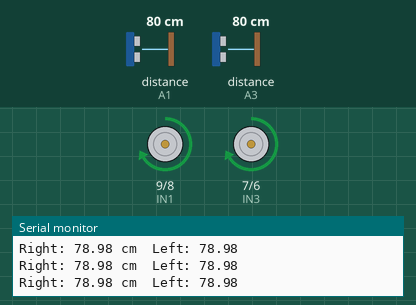
Recording of a sketch running on a simulated Arduino Uno, built with avr-gcc and run on an emulated ATmega328P. On the bench: motor-driver pin pairs drawn as motors (green arrow = first pin HIGH = forward, orange = second pin HIGH = backward, longer = more drive, scaled by the enable pin), the last lines printed to the serial monitor. Wiring (inferred from the names in the program): 2 × ultrasonic range finder: trigger A0, echo A1 / trigger A2, echo A3. The test bench sets the inputs (shaded band); at power-on: distance to the obstacle (sensors on A1, A3) 80 cm. The echo pulse lasts 58.3 µs per cm.

Above: at 1.2 s.
1.3 s: distance to the obstacle (sensor on A1) set to 7 cm
2.8 s: distance to the obstacle (sensor on A1) set to 4 cm
At 3.8 s:
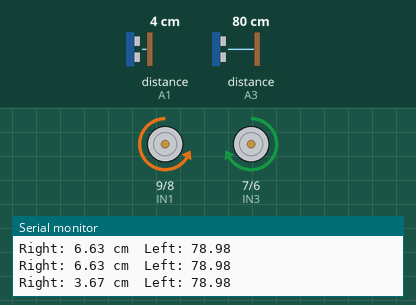
5.8 s: distance to the obstacle (sensor on A3) set to 7 cm
7.8 s: distance to the obstacle (sensor on A3) set to 4 cm
At 9.3 s:
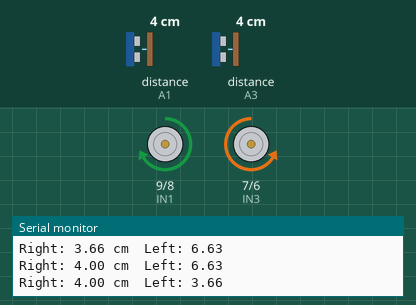
10.8 s: distance to the obstacle (sensor on A3) set to 9 cm
At 12.0 s:
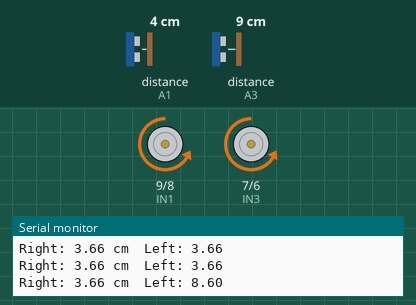
13.8 s: distance to the obstacle (sensor on A3) set to 2 cm
At 14.8 s:
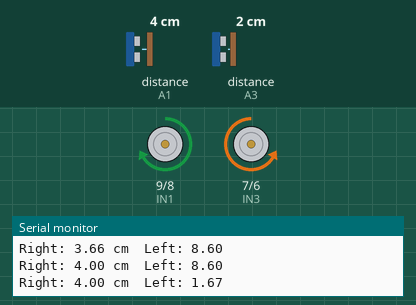
Timing chart, 0 to 17.8 s (numbered marks = the images above; inputs shaded):
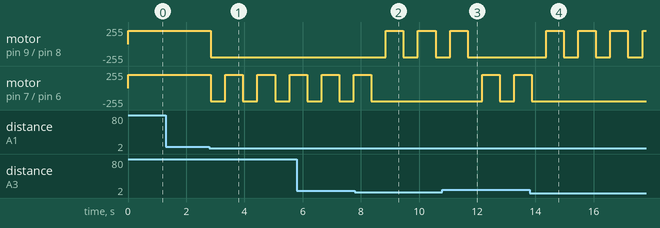

The sketch:

self_driving_arduino.ino
```cpp
int ENA = 10, IN1 = 9, IN2 = 8;
int ENB = 5, IN3 = 7, IN4 = 6;

int trigPin1 = A0, echoPin1 = A1; // 오른쪽
int trigPin2 = A2, echoPin2 = A3; // 왼쪽

int obstacleThreshold = 5;

void setup() {
  pinMode(ENA, OUTPUT); pinMode(IN1, OUTPUT); pinMode(IN2, OUTPUT);
  pinMode(ENB, OUTPUT); pinMode(IN3, OUTPUT); pinMode(IN4, OUTPUT);
  pinMode(trigPin1, OUTPUT); pinMode(echoPin1, INPUT);
  pinMode(trigPin2, OUTPUT); pinMode(echoPin2, INPUT);
  Serial.begin(9600);
}

void loop() {
  float right = getDistance(trigPin1, echoPin1);
  float left = getDistance(trigPin2, echoPin2);

  Serial.print("Right: "); Serial.print(right);
  Serial.print(" cm\tLeft: "); Serial.println(left);

  if (left < obstacleThreshold) {
    goBackward(); delay(500);
    turnRight();  delay(500);
  } else if (right < obstacleThreshold) {
    goBackward(); delay(500);
    turnLeft();   delay(500);
  } else {
    goForward();
  }

  delay(100); // 센서 재탐색 속도 조절
}

float getDistance(int trig, int echo) {
  digitalWrite(trig, LOW); delayMicroseconds(2);
  digitalWrite(trig, HIGH); delayMicroseconds(10);
  digitalWrite(trig, LOW);
  long duration = pulseIn(echo, HIGH, 30000);
  return duration * 0.034 / 2;
}

void goForward() {
  digitalWrite(IN1, HIGH); digitalWrite(IN2, LOW); analogWrite(ENA, 200);
  digitalWrite(IN3, HIGH); digitalWrite(IN4, LOW); analogWrite(ENB, 200);
}

void goBackward() {
  digitalWrite(IN1, LOW); digitalWrite(IN2, HIGH); analogWrite(ENA, 200);
  digitalWrite(IN3, LOW); digitalWrite(IN4, HIGH); analogWrite(ENB, 200);
}

void turnLeft() {
  digitalWrite(IN1, LOW); digitalWrite(IN2, HIGH); analogWrite(ENA, 200);
  digitalWrite(IN3, HIGH); digitalWrite(IN4, LOW); analogWrite(ENB, 200);
}

void turnRight() {
  digitalWrite(IN1, HIGH); digitalWrite(IN2, LOW); analogWrite(ENA, 200);
  digitalWrite(IN3, LOW); digitalWrite(IN4, HIGH); analogWrite(ENB, 200);
}
```

Measured:
- the behaviour switches between 6 and 5 cm on distance to the obstacle (sensor on A1) (found by bisection; images 0 and 1)
- the behaviour switches between 6 and 5 cm on distance to the obstacle (sensor on A3) (found by bisection; images 1 and 2)
- after the input at 2.8 s, motor on pin 9 (IN1) / pin 8 (IN2): forward 200/255 → backward 200/255 at once; motor on pin 7 (IN3) / pin 6 (IN4): alternates forward 200/255 for 0.61 s and backward 200/255 for 0.50 s, starting at once
- after the input at 7.8 s, motor on pin 9 (IN1) / pin 8 (IN2): alternates forward 200/255 for 0.60 s and backward 200/255 for 0.50 s, starting after 1.1 s; motor on pin 7 (IN3) / pin 6 (IN4): goes on until 8.4 s, then stays backward 200/255
- after the input at 10.8 s, motor on pin 9 (IN1) / pin 8 (IN2): goes on until 11.7 s, then stays backward 200/255; motor on pin 7 (IN3) / pin 6 (IN4): backward 200/255 → forward 200/255 after 1.4 s, → backward 200/255 0.60 s later, → forward 200/255 0.50 s later
- after the input at 13.8 s, motor on pin 9 (IN1) / pin 8 (IN2): alternates forward 200/255 for 0.60 s and backward 200/255 for 0.50 s, starting after 0.57 s; motor on pin 7 (IN3) / pin 6 (IN4): goes on until 13.9 s, then stays backward 200/255
